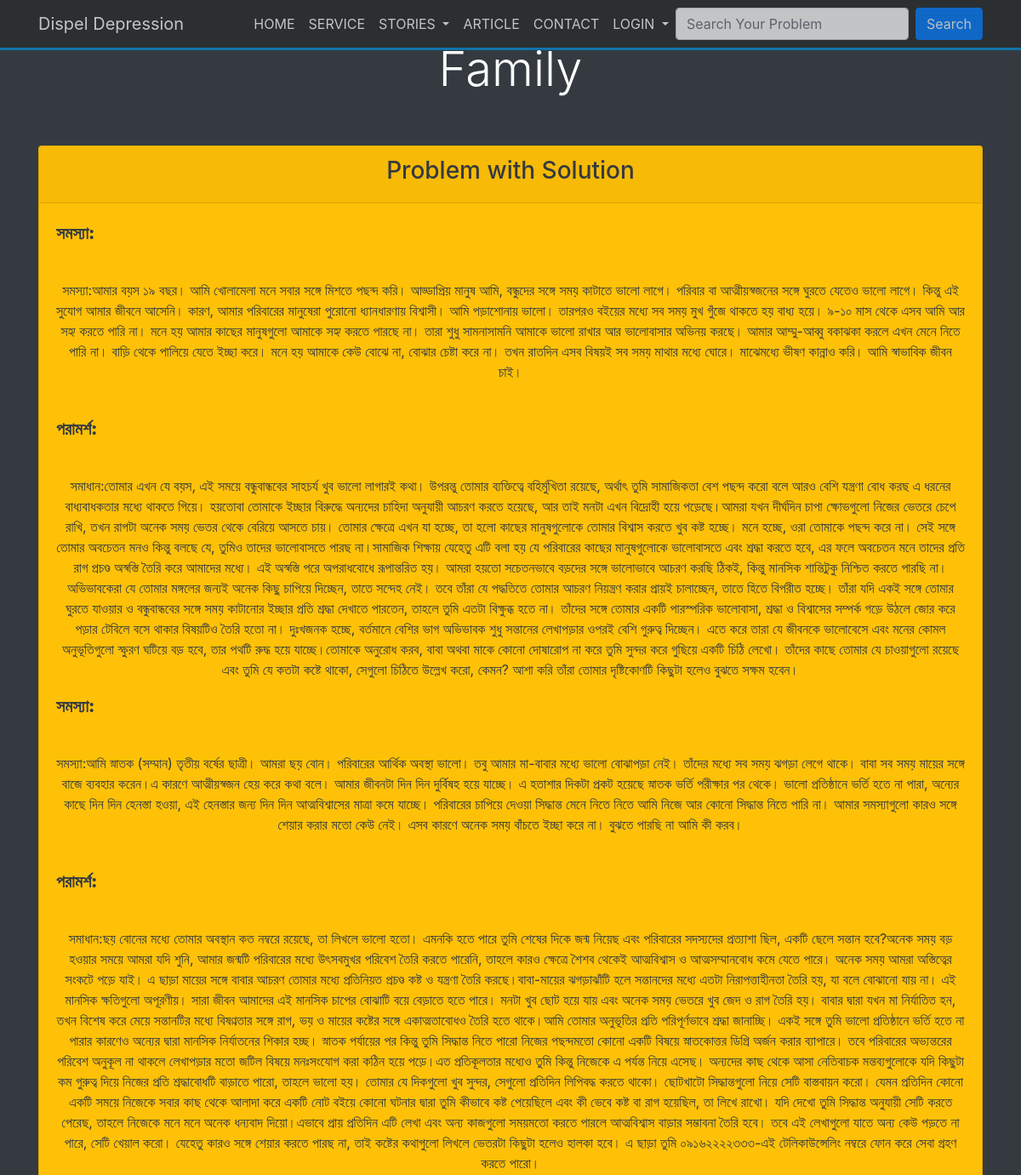
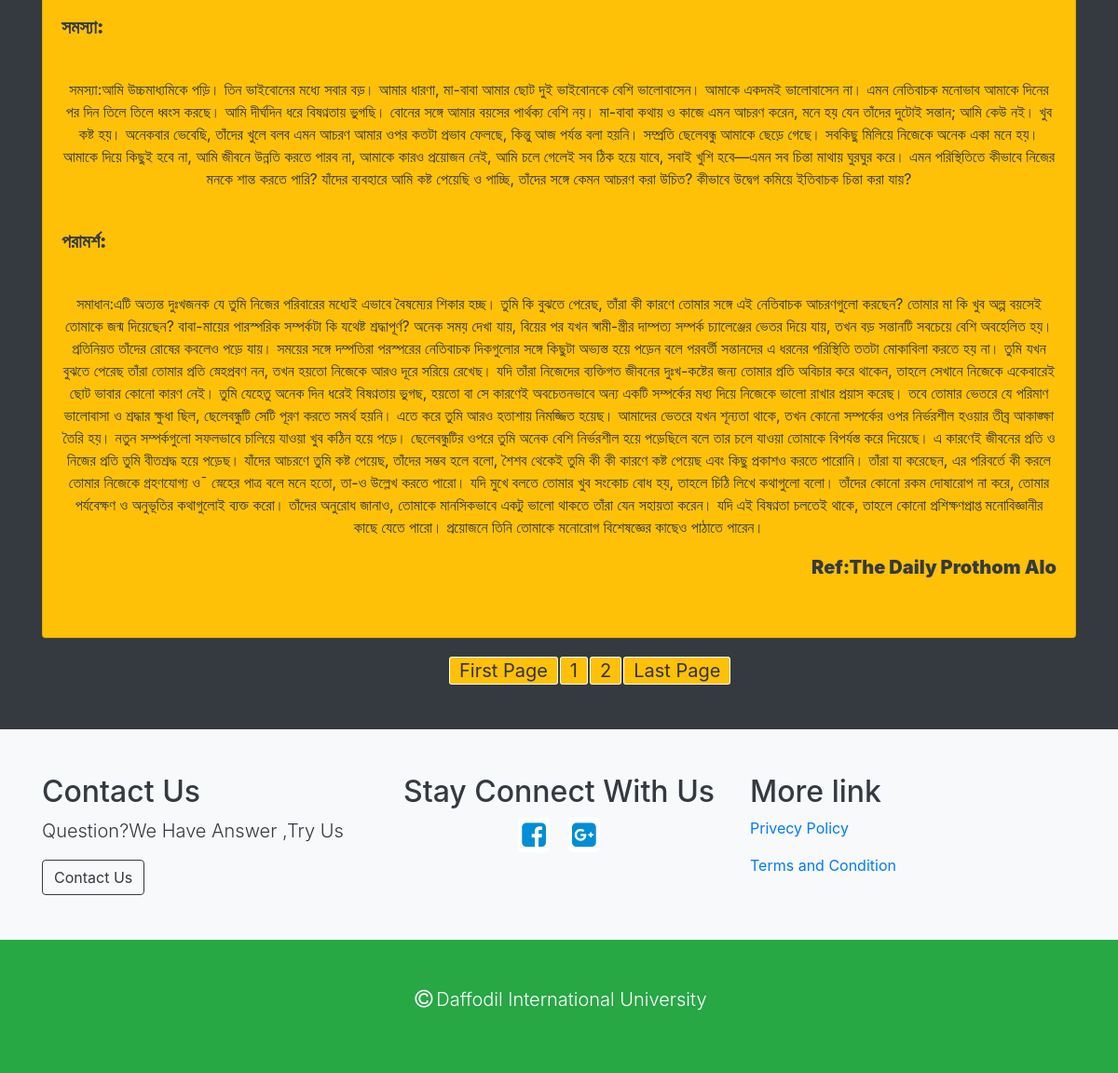
/fam.php, run on the app's committed database (2 pictures, top to bottom).
### tables this page shows
CREATE TABLE `famly` (
  `id` int(11) NOT NULL,
  `tit` varchar(400) NOT NULL,
  `problem` varchar(1500) NOT NULL,
  `solution` varchar(5000) NOT NULL
);

### database.php (called while the page is built, shortened)
<?php
class Database{
  public $host = DB_HOST;
  public $user = DB_USER;
  public $pass = DB_PASS;
  public $dbname = DB_NAME;
  public $link;
  private function connectDB(){
    $this->link = new mysqli (  $this->host,  $this->user,  $this->pass,  $this->dbname);
    $this->link->set_charset("utf8");
  }
  public function select($query){
    $result = $this->link->query($query) or die ($this->link->error.__LINE__);
    if($result->num_rows > 0){
      return $result;
    }else {
      return false;
    }
  }
}
 ?>

### fam.php (the view, shortened to what this page needs)
<!DOCTYPE html>
<html lang="en">
<head>
 <?php include_once("head.php"); ?>
</head>
<body>
   <?php include_once("nav.php");
   ?>
  <?php   include_once("database.php");?>
<section id="creat-section" class="text-center py-5 bg-dark">
<div class="container">
  <h2 class="display-4 pb-5">Family</h2>
 <div class="row ">
<div class="col-md-12">
<div class="card bg-warning text-dark">
  <div class="card-header">
    <h3>Problem with Solution</h3>
  </div>
               <div class="card-body">
                <?php
                $per_page = 3;
                if (isset($_GET["page"])) {
                  $page =$_GET["page"];
                }else{
                  $page = 1 ;
                }
                $start_from = ($page-1)*$per_page;
                ?>
                 <?php
                   $db = new Database();
                   $query = "SELECT * FROM famly limit $start_from ,$per_page";
                   $read = $db->select($query);
                    ?>
                    <?php if($read) {?>
                          <?php while($row = $read->fetch_assoc()){ ?>
                            <p class="lead text-left font-weight-bold"> <b>সমস্যা:</b></p><br>
                                <p class="">
               <?php echo $row['problem'] ;?>
               </p><br>
               <p class="lead text-left font-weight-bold"> <b>পরামর্শ:</b></p><br>
               <p class="">
                 <?php echo $row['solution'] ;?>
               </p>
               <?php } ?>
               <?php } else{ ?>
                 <p>Data is not Valid</p>
               <?php } ?>
                 <p class="lead text-right font-weight-bold"> <b>Ref:The Daily Prothom Alo</b></p><br>
               </div>
             </div>
           </div>
<?php
$query = "SELECT * FROM famly";
$row =$db->select($query);
$total_rows = mysqli_num_rows($row);
$total_pages = ceil($total_rows/$per_page);
 echo "<span class='text-center paginatio '><a href='fam.php?page=1' >".'First Page'."</a>" ;
for($i=1;$i<=$total_pages;$i++){
  echo "<a href='fam.php?page=".$i."'>".$i."</a>";
}
echo "<a href='fam.php?page=$total_pages' >".'Last Page'."</a></span>" ?>
   </div>
</div>
</section>
<?php include_once("footer.php"); ?>
</body>
</html>

### css/navbar-fixed.css (style rules this page uses)
html, body { height: 100%; }
.container-fluid > .container, .container > .row { height: 100%; }

### css/style.css (style rules this page uses)
body { background-color: #333; color:#fff; }
.paginatio { display: block; font-size: 20px; margin-top: 20px; padding: 10; padding-left: 450px; }
.paginatio a { background-color: #FFC107; border: 1px solid white; text-decoration: none; color:#333; padding:2px 10px; margin-left: 2px; border-radius: 3px; text-align: center; }

### data on the page
famly: problem "সমস্যা:আমার বয়স ১৯ বছর। আমি খোলামেলা মনে সবার সঙ্গে মিশতে পছন্দ করি। আড্ডাপ্রিয় মানুষ আমি, বন্ধুদের সঙ্গে সময় কাটাতে ভালো লাগে। পরিবার বা আত্মীয়স্বজনের সঙ্গে ঘুরতে যেতেও ভালো লাগে। কিন্তু এই সুযোগ আমার জীবনে আসেনি। কারণ, আমার পরিবারের মানুষেরা পুরোনো ধ্যানধারণায় বিশ্বাসী। আমি পড়াশোনায় ভালো। তারপরও বইয়ের মধ্যে সব সময় মুখ গুঁজে থাকতে হয় বাধ্য হয়ে। ৯-১০ মাস থেকে এসব আমি আর সহ্য করতে পারি না। মনে হয় আমার কাছের মানুষগুলো আমাকে সহ্য করতে পারছে না। তারা শুধু সামনাসামনি আমাকে ভালো রাখার আর ভালোবাসার অভিনয় করছে। আমার আম্মু-আব্বু বকাঝকা করলে এখন মেনে নিতে পারি না। বাড়ি থেকে পালিয়ে যেতে ইচ্ছা করে। মনে হয় আমাকে কেউ বোঝে না, বোঝার চেষ্টা করে না। তখন রাতদিন এসব বিষয়ই সব সময় মাথার মধ্যে ঘোরে। মাঝেমধ্যে…", solution "সমাধান:তোমার এখন যে বয়স, এই সময়ে বন্ধুবান্ধবের সাহচর্য খুব ভালো লাগারই কথা। উপরন্তু তোমার ব্যক্তিত্বে বহির্মুখিতা রয়েছে, অর্থাৎ তুমি সামাজিকতা বেশ পছন্দ করো বলে আরও বেশি যন্ত্রণা বোধ করছ এ ধরনের বাধ্যবাধকতার মধ্যে থাকতে গিয়ে। হয়তোবা তোমাকে ইচ্ছার বিরুদ্ধে অন্যদের চাহিদা অনুযায়ী আচরণ করতে হয়েছে, আর তাই মনটা এখন বিদ্রোহী হয়ে পড়েছে।আমরা যখন দীর্ঘদিন চাপা ক্ষোভগুলো নিজের ভেতরে চেপে রাখি, তখন রাগটা অনেক সময় ভেতর থেকে বেরিয়ে আসতে চায়। তোমার ক্ষেত্রে এখন যা হচ্ছে, তা হলো কাছের মানুষগুলোকে তোমার বিশ্বাস করতে খুব কষ্ট হচ্ছে। মনে হচ্ছে, ওরা তোমাকে পছন্দ করে না। সেই সঙ্গে তোমার অবচেতন মনও কিন্তু বলছে যে, তুমিও তাদের ভালোবাসতে পারছ না।সামাজিক শিক্ষায় যেহেতু এটি বলা হয় যে পরিবারের কাছের মানুষগুলোকে…"
famly: problem "সমস্যা:আমি স্নাতক (সম্মান) তৃতীয় বর্ষের ছাত্রী। আমরা ছয় বোন। পরিবারের আর্থিক অবস্থা ভালো। তবু আমার মা-বাবার মধ্যে ভালো বোঝাপড়া নেই। তাঁদের মধ্যে সব সময় ঝগড়া লেগে থাকে। বাবা সব সময় মায়ের সঙ্গে বাজে ব্যবহার করেন।এ কারণে আত্মীয়স্বজন হেয় করে কথা বলে। আমার জীবনটা দিন দিন দুর্বিষহ হয়ে যাচ্ছে। এ হতাশার দিকটা প্রকট হয়েছে স্নাতক ভর্তি পরীক্ষার পর থেকে। ভালো প্রতিষ্ঠানে ভর্তি হতে না পারা, অন্যের কাছে দিন দিন হেনস্তা হওয়া, এই হেনস্তার জন্য দিন দিন আত্মবিশ্বাসের মাত্রা কমে যাচ্ছে। পরিবারের চাপিয়ে দেওয়া সিদ্ধান্ত মেনে নিতে নিতে আমি নিজে আর কোনো সিদ্ধান্ত নিতে পারি না। আমার সমস্যাগুলো কারও সঙ্গে শেয়ার করার মতো কেউ নেই। এসব কারণে অনেক সময় বাঁচতে ইচ্ছা করে না। বুঝতে পারছি না আমি কী করব।", solution "সমাধান:ছয় বোনের মধ্যে তোমার অবস্থান কত নম্বরে রয়েছে, তা লিখলে ভালো হতো। এমনকি হতে পারে তুমি শেষের দিকে জন্ম নিয়েছ এবং পরিবারের সদস্যদের প্রত্যাশা ছিল, একটি ছেলে সন্তান হবে?অনেক সময় বড় হওয়ার সময়ে আমরা যদি শুনি, আমার জন্মটি পরিবারের মধ্যে উৎসবমুখর পরিবেশ তৈরি করতে পারেনি, তাহলে কারও ক্ষেত্রে শৈশব থেকেই আত্মবিশ্বাস ও আত্মসম্মানবোধ কমে যেতে পারে। অনেক সময় আমরা অস্তিত্বের সংকটে পড়ে যাই। এ ছাড়া মায়ের সঙ্গে বাবার আচরণ তোমার মধ্যে প্রতিনিয়ত প্রচণ্ড কষ্ট ও যন্ত্রণা তৈরি করছে।বাবা-মায়ের ঝগড়াঝাঁটি হলে সন্তানদের মধ্যে এতটা নিরাপত্তাহীনতা তৈরি হয়, যা বলে বোঝানো যায় না। এই মানসিক ক্ষতিগুলো অপূরণীয়। সারা জীবন আমাদের এই মানসিক চাপের বোঝাটি বয়ে বেড়াতে হতে পারে। মনটা খুব ছোট হয়ে যায় এবং অনেক সময় ভেতরে খুব…"
famly: problem "সমস্যা:আমি উচ্চমাধ্যমিকে পড়ি। তিন ভাইবোনের মধ্যে সবার বড়। আমার ধারণা, মা-বাবা আমার ছোট দুই ভাইবোনকে বেশি ভালোবাসেন। আমাকে একদমই ভালোবাসেন না। এমন নেতিবাচক মনোভাব আমাকে দিনের পর দিন তিলে তিলে ধ্বংস করছে। আমি দীর্ঘদিন ধরে বিষণ্নতায় ভুগছি। বোনের সঙ্গে আমার বয়সের পার্থক্য বেশি নয়। মা-বাবা কথায় ও কাজে এমন আচরণ করেন, মনে হয় যেন তাঁদের দুটোই সন্তান; আমি কেউ নই। খুব কষ্ট হয়। অনেকবার ভেবেছি, তাঁদের খুলে বলব এমন আচরণ আমার ওপর কতটা প্রভাব ফেলছে, কিন্তু আজ পর্যন্ত বলা হয়নি। সম্প্রতি ছেলেবন্ধু আমাকে ছেড়ে গেছে। সবকিছু মিলিয়ে নিজেকে অনেক একা মনে হয়। আমাকে দিয়ে কিছুই হবে না, আমি জীবনে উন্নতি করতে পারব না, আমাকে কারও প্রয়োজন নেই, আমি চলে গেলেই সব ঠিক হয়ে যাবে, সবাই খুশি হবে—এমন সব চিন্তা মাথায় ঘুরঘুর করে।…", solution "সমাধান:এটি অত্যন্ত দুঃখজনক যে তুমি নিজের পরিবারের মধ্যেই এভাবে বৈষম্যের শিকার হচ্ছ। তুমি কি বুঝতে পেরেছ, তাঁরা কী কারণে তোমার সঙ্গে এই নেতিবাচক আচরণগুলো করছেন? তোমার মা কি খুব অল্প বয়সেই তোমাকে জন্ম দিয়েছেন? বাবা-মায়ের পারস্পরিক সম্পর্কটা কি যথেষ্ট শ্রদ্ধাপূর্ণ? অনেক সময় দেখা যায়, বিয়ের পর যখন স্বামী-স্ত্রীর দাম্পত্য সম্পর্ক চ্যালেঞ্জের ভেতর দিয়ে যায়, তখন বড় সন্তানটি সবচেয়ে বেশি অবহেলিত হয়। প্রতিনিয়ত তাঁদের রোষের কবলেও পড়ে যায়। সময়ের সঙ্গে দম্পতিরা পরস্পরের নেতিবাচক দিকগুলোর সঙ্গে কিছুটা অভ্যস্ত হয়ে পড়েন বলে পরবর্তী সন্তানদের এ ধরনের পরিস্থিতি ততটা মোকাবিলা করতে হয় না। তুমি যখন বুঝতে পেরেছ তাঁরা তোমার প্রতি স্নেহপ্রবণ নন, তখন হয়তো নিজেকে আরও দূরে সরিয়ে রেখেছ। যদি তাঁরা নিজেদের ব্যক্তিগত…"
